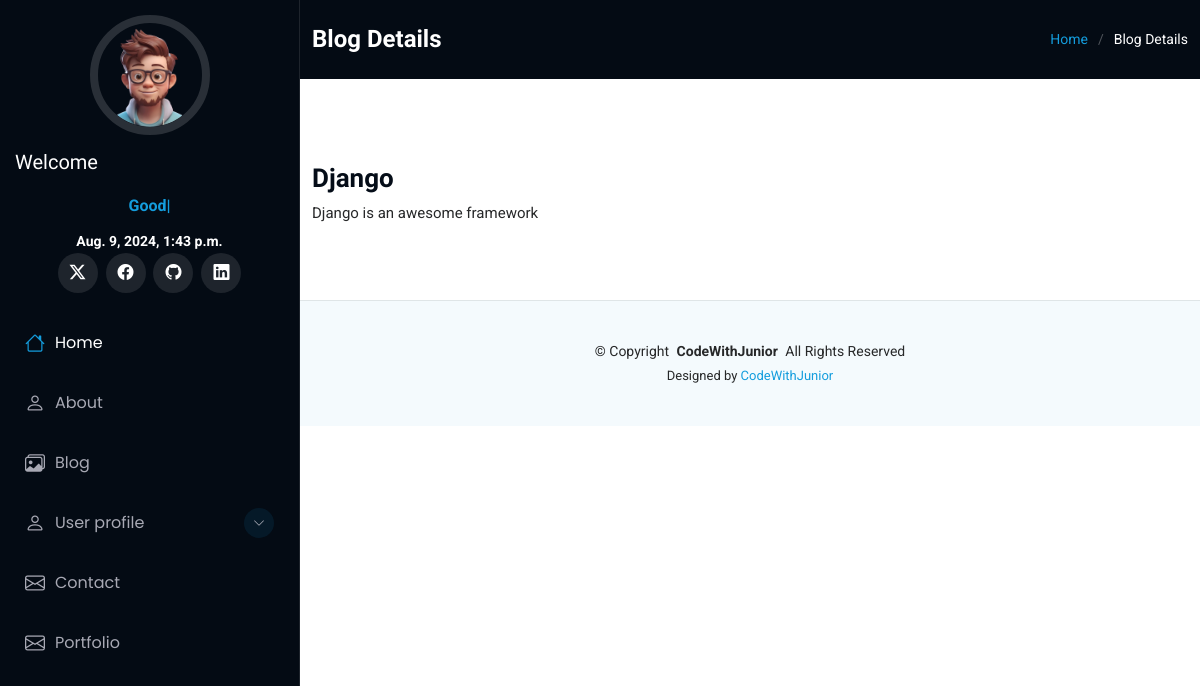
The app's page /portfolio/blog_details/3, older data.
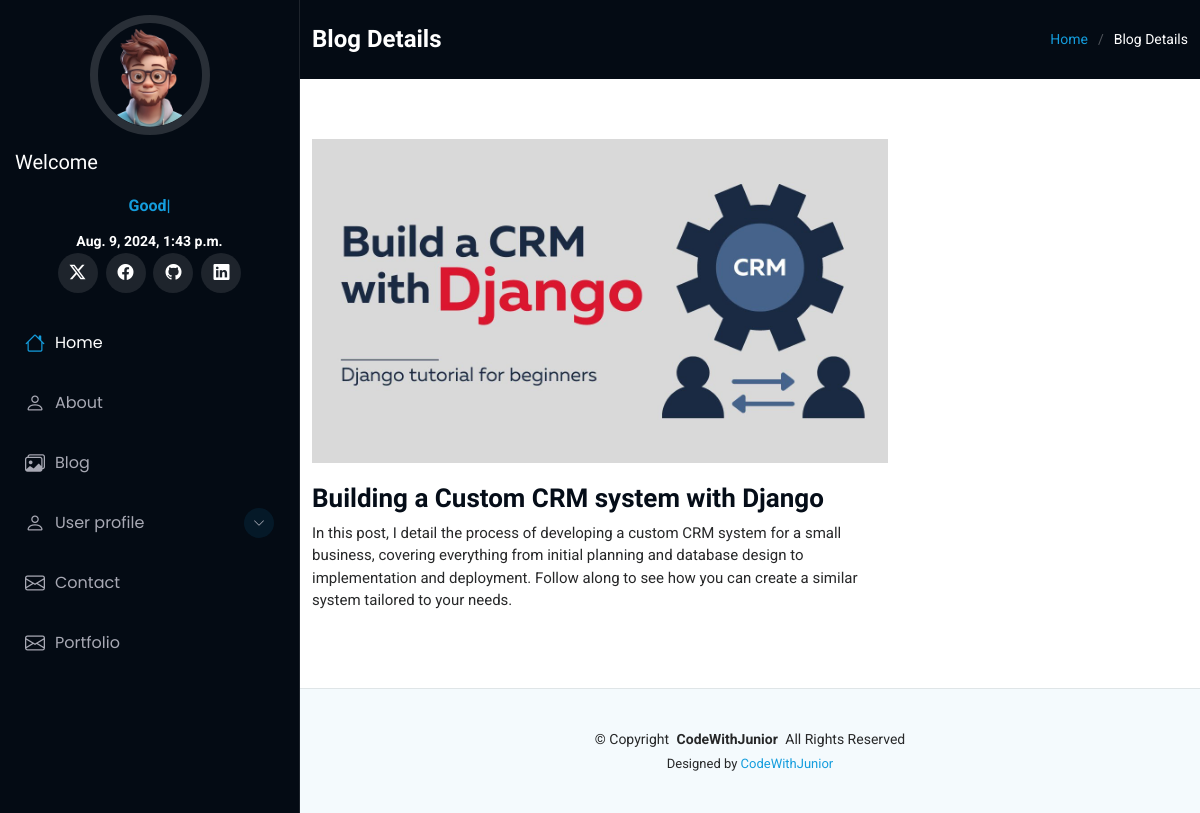
The same page, newer data.
### portfolio/models.py (models this page shows, shortened)
class Blog(models.Model):
    title=models.CharField(max_length=60)
    description=models.TextField()
    blog = models.TextField(default="")
    authname=models.CharField(max_length=15)
    img=models.ImageField(upload_to='blog', blank=True, null=True)
    timestamp=models.DateTimeField(auto_now_add=True, blank=True)

### portfolio/views.py (the view)
# urls.py: path('blog_details/<int:pk>', views.blog_details, name="blog-details"),
def blog_details(request,pk):
    posts = Blog.objects.get(id=pk)
    context = {"posts": posts, "insert_date":date, "insert_msg": msg}
    return render(request, "service-details.html", context)

### templates/service-details.html (shortened to what this page needs)
{% extends "basic.html" %}
{% block body %}
    <div class="page-title dark-background">
      <div class="container d-lg-flex justify-content-between align-items-center">
        <h1 class="mb-2 mb-lg-0">Blog Details</h1>
        <nav class="breadcrumbs">
          <ol>
            <li><a href="/">Home</a></li>
            <li class="current">Blog Details</li>
          </ol>
        </nav>
      </div>
    </div>
    <section id="service-details" class="service-details section">
      <div class="container">
        <div class="row gy-4">
          <div class="col-lg-8" data-aos="fade-up" data-aos-delay="200">
            <img src="{{posts.img.url}}" alt="" class="img-fluid services-img">
            <h3>{{posts.title}}</h3>
            <p>
              {{posts.description}}
            </p>
          </div>
        </div>
      </div>
    </section>
{% endblock body %}

Row changes from the older to the newer data that the page shows:
changed Blog: img: picture added; title "Django" → "Building a Custom CRM system with Django"; description "Django is an awesome framework" → "In this post, I detail the process of developing a custom CRM system for a small business, covering everything from initial planning and database design to implementation and deployment. Follow along to see how you can create a similar system tailored to your needs."
